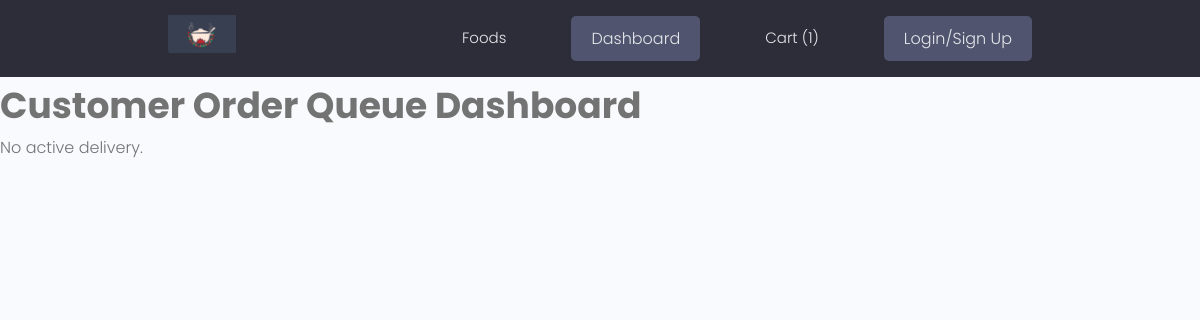
Before: /user_dashboard/ with the older database file.
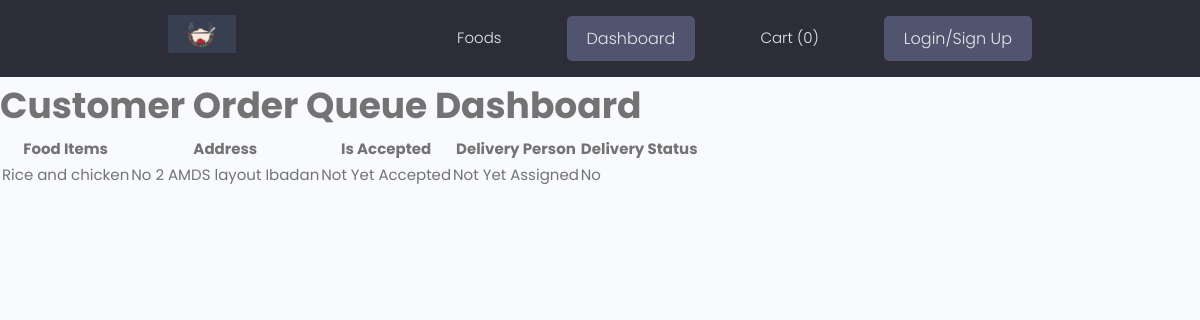
After: the same page with the newer database file.
### Orders/models.py (models this page shows, shortened)
class OrderedFood(models.Model):
    user = models.ForeignKey(Customer, on_delete=models.CASCADE, blank=True, null=True)
    session_id = models.CharField(max_length=500, blank=True, null=True)
    food = models.ForeignKey(Food, on_delete=models.CASCADE)
    optional_items = models.ManyToManyField(OptionalItem, through='OrderedOptionalItem')
    food_quantity = models.IntegerField(default=1, blank=True, null=True)
    created = models.DateField(auto_now_add=True, null=True, blank=True)
    updated = models.DateField(auto_now=True, null=True, blank=True)
    def __str__(self):
        return f'{self.food}'

class Food(models.Model):
    name = models.CharField(max_length=225)
    description = models.TextField()
    tags = models.ManyToManyField(Tag)
    price = models.FloatField(default=0.00)
    optional_items = models.ManyToManyField('OptionalItem', related_name='foods')
    picture = models.ImageField(upload_to='media')
    is_active = models.BooleanField(default=True)
    objects = models.Manager()
    active_objects = IsActiveManager()
    def __str__(self):
        return self.name

class DeliveryEntity(models.Model):
    food_cart = models.ForeignKey(FoodCart, on_delete=models.CASCADE, blank=True, null=True)
    session_id = models.CharField(max_length=500, blank=True,null=True)
    phone_number = models.CharField(max_length=20, null=True, blank=True)
    owner = models.ForeignKey(Customer, on_delete=models.CASCADE, null=True, blank=True)
    delivery_person = models.ForeignKey(DeliveryPerson, on_delete=models.SET_NULL, null=True, blank=True)
    address = models.CharField(max_length=500)
    is_active = models.BooleanField(default=True)
    ongoing_status = models.BooleanField(default=False)
    is_accepted = models.BooleanField(default=False)
    accept_delivery = models.BooleanField(default=False)
    created = models.DateField(auto_now_add=True, null=True, blank=True)
    updated = models.DateField(auto_now=True, null=True, blank=True)
    objects = models.Manager()
    active_objects = IsActiveManager()
    class Meta:
        ordering = ['-created']

### Orders/views.py (the view, shortened to what this page needs)
# urls.py: path('user_dashboard/', views.UserDashboardView.as_view(), name='user-dashboard'),
class UserDashboardView(View):
    template_name = 'orders/user_dashboard.html'
    def get(self, request, *args, **kwargs):
        if request.user.is_authenticated:
            active_delivery_entity = DeliveryEntity.objects.filter(owner=request.user.customer, is_active=True).first()
        else:
            active_delivery_entity = DeliveryEntity.objects.filter(
                session_id=unauthenticated_user_session_id(self.request),
                is_active=True).first()
        context = {
            'active_delivery_entity': active_delivery_entity
        }
        return render(request, self.template_name, context)

### Orders/context_processors.py (called while the page is built)
def food_cart_items_count(request):
    cart_total = 0
    if request.user.is_authenticated:
        selected_cart = FoodCart.objects.filter(user=request.user.customer, is_checked_out=False).first()
        if selected_cart is not None:
            cart_total = selected_cart.ordered_food.count()
    else:
        selected_cart = FoodCart.objects.filter(session_id=unauthenticated_user_session_id(request),
                                                is_checked_out=False).first()
        if selected_cart is not None:
            cart_total = selected_cart.ordered_food.count()
    return {"cart_total": cart_total}

### Orders/session.py (called while the page is built)
def unauthenticated_user_session_id(request):
    session_id = request.session.get('unauthenticated_user_session_id')
    if not session_id:
        session_id = request.session.create()
        request.session['unauthenticated_user_session_id'] = session_id
    return session_id

### Orders/templates/orders/user_dashboard.html (shortened to what this page needs)
{% extends 'main.html' %}
{% block content %}
  <h2>Customer Order Queue Dashboard</h2>
  {% if active_delivery_entity %}
    <table>
      <thead>
        <tr>
          <th>Food Items</th>
          <th>Address</th>
          <th>Is Accepted</th>
          <th>Delivery Person</th>
          <th>Delivery Status</th>
        </tr>
      </thead>
      <tbody>
        <tr>
          {% for food in active_delivery_entity.food_cart.ordered_food.all  %}
          <td>{{ food }}</td>
          {% endfor %}
          <td>{{ active_delivery_entity.address }}</td>
          <td>{% if active_delivery_entity.is_accepted %}Accepted{% else %}Not Yet Accepted{% endif %}</td>
          <td>{% if active_delivery_entity.delivery_person %}{{ active_delivery_entity.delivery_person }}{% else %}Not Yet Assigned{% endif %}</td>
          <td>{% if active_delivery_entity.ongoing_status %}: Ongoing {% else %} No{% endif %}</td>
        </tr>
      </tbody>
    </table>
  {% else %}
  <p>No active delivery.</p>
  {% endif %}
{% endblock %}

Changed rows visible on the page:
added OrderedFood: food.name "Rice and chicken"
added DeliveryEntity: address "No 2 AMDS layout Ibadan"
Other visible differences:
{{ cart_total }}: "1" → "0"
text no longer shown: "No active delivery."
text now shown: "Food Items Address Is Accepted Delivery Person Delivery Status Not Yet Accepted Not Yet Assigned No"
